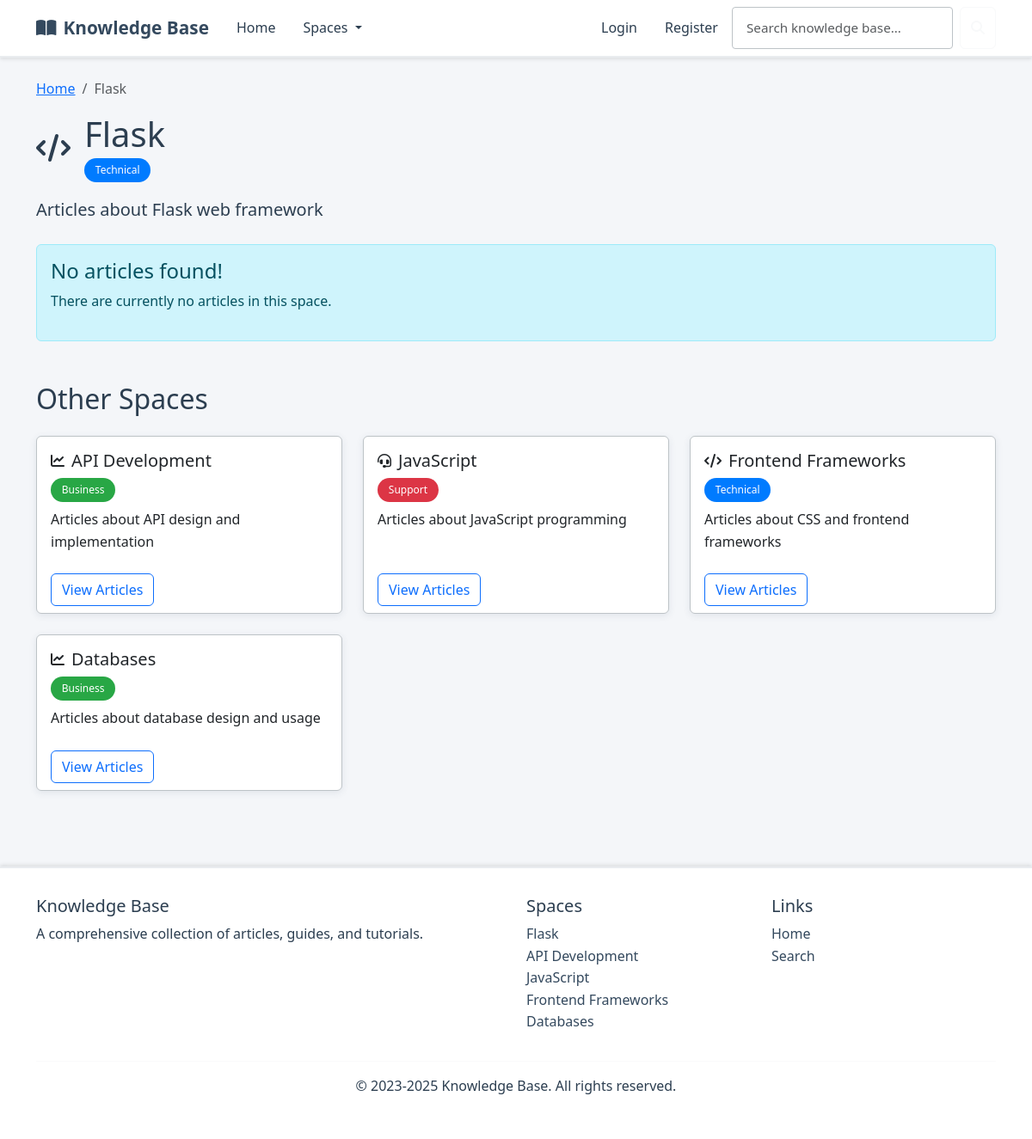
Before: /space/1/ with the older database file.
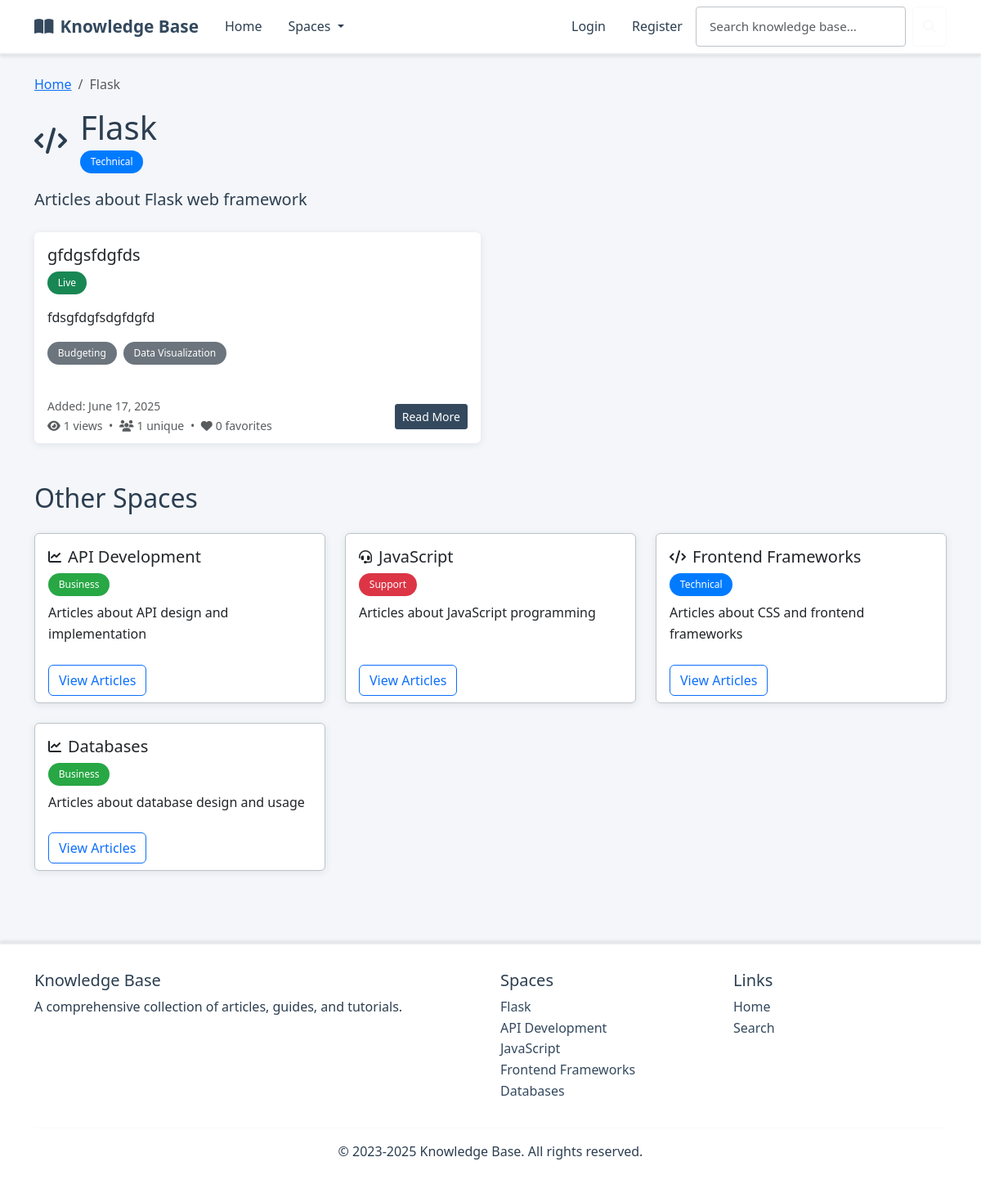
After: the same page with the newer database file.
### kb/models.py (models this page shows, shortened)
class Space(models.Model):
    ICON_CHOICES = [
        ('fas fa-folder', 'Folder'),
        ('fas fa-book', 'Book'),
        ('fas fa-lightbulb', 'Lightbulb'),
        ('fas fa-cog', 'Settings'),
        ('fas fa-rocket', 'Rocket'),
        ('fas fa-star', 'Star'),
        ('fas fa-heart', 'Heart'),
        ('fas fa-trophy', 'Trophy'),
        ('fas fa-graduation-cap', 'Education'),
        ('fas fa-code', 'Code'),
        ('fas fa-database', 'Database'),
        ('fas fa-shield-alt', 'Security'),
        ('fas fa-users', 'Team'),
        ('fas fa-chart-line', 'Analytics'),
        ('fas fa-puzzle-piece', 'Puzzle'),
        ('fas fa-tools', 'Tools'),
        ('fas fa-globe', 'Global'),
        ('fas fa-mobile-alt', 'Mobile'),
        ('fas fa-cloud', 'Cloud'),
        ('fas fa-fire', 'Fire'),
    ]
    name = models.CharField(max_length=100)
    description = models.TextField()
    label = models.ForeignKey(Label, on_delete=models.SET_NULL, null=True, blank=True, related_name='spaces')
    icon = models.CharField(max_length=50, choices=ICON_CHOICES, default='fas fa-folder')
    class Meta:
        verbose_name_plural = "Spaces"

class Label(models.Model):
    COLOR_CHOICES = [
        ('#007bff', 'Blue'),
        ('#28a745', 'Green'),
        ('#dc3545', 'Red'),
        ('#ffc107', 'Yellow'),
        ('#6f42c1', 'Purple'),
        ('#fd7e14', 'Orange'),
        ('#20c997', 'Teal'),
        ('#e83e8c', 'Pink'),
        ('#6c757d', 'Gray'),
        ('#17a2b8', 'Cyan'),
    ]
    name = models.CharField(max_length=50)
    color = models.CharField(max_length=7, choices=COLOR_CHOICES, default='#007bff')
    class Meta:
        verbose_name_plural = "Labels"

class Article(models.Model):
    STATUS_CHOICES = [
        ('draft', 'Draft'),
        ('live', 'Live'),
        ('archive', 'Archive'),
    ]
    title = models.CharField(max_length=200)
    summary = models.TextField()
    space = models.ForeignKey(Space, on_delete=models.CASCADE, related_name='articles')
    author = models.ForeignKey(User, on_delete=models.CASCADE, related_name='articles', null=True, blank=True)
    status = models.CharField(max_length=10, choices=STATUS_CHOICES, default='draft')
    tags = models.ManyToManyField(Tag, blank=True, related_name='articles')
    legacy_tags = models.JSONField(default=list, help_text="Legacy tags for backward compatibility")
    created_at = models.DateField(default=timezone.now)
    updated_at = models.DateField(default=timezone.now)
    def get_favorites_count(self):
        return self.favorites.count()
    def get_view_count(self):
        return self.views.count()
    def get_unique_view_count(self):
        user_views = self.views.filter(user__isnull=False).values('user').distinct().count()
        anonymous_views = self.views.filter(user__isnull=True).values('ip_address').distinct().count()
        return user_views + anonymous_views

class Tag(models.Model):
    name = models.CharField(max_length=50)
    description = models.TextField(blank=True)
    category = models.ForeignKey(TagCategory, on_delete=models.CASCADE, related_name='tags')
    color = models.CharField(max_length=7, choices=Label.COLOR_CHOICES, default='#e9ecef')
    usage_count = models.PositiveIntegerField(default=0, help_text="Number of articles using this tag")
    created_at = models.DateTimeField(auto_now_add=True)
    updated_at = models.DateTimeField(auto_now=True)
    class Meta:
        ordering = ['category__group__name', 'category__name', 'name']
        unique_together = ['name', 'category']
        verbose_name = "Tag"
        verbose_name_plural = "Tags"

### kb/views.py (the view)
# urls.py: path('space/<int:space_id>/', views.space_detail, name='space_detail'),
def space_detail(request, space_id):
    space = get_object_or_404(Space, id=space_id)
    if request.user.is_authenticated:
        articles = Article.objects.filter(
            space=space
        ).filter(
            Q(status='live') |
            Q(status='draft', author=request.user)
        )
    else:
        articles = Article.objects.filter(space=space, status='live')
    for article in articles:
        article.view_count = article.get_view_count()
        article.unique_view_count = article.get_unique_view_count()
        article.favorites_count = article.get_favorites_count()
        if request.user.is_authenticated:
            article.is_read = article.is_read_by_user(request.user)
            article.is_favorited = article.is_favorited_by_user(request.user)
            article.is_read_later = article.is_read_later_by_user(request.user)
    context = {
        'space': space,
        'articles': articles,
        'title': f'Space: {space.name}'
    }
    return render(request, 'space.html', context)

### kb/context_processors.py (called while the page is built)
def categories_processor(request):
    return {
        'spaces': Space.objects.all()
    }

### templates/space.html (shortened to what the changed rows need)
{% extends 'layout.html' %}
{% load static %}
{% block content %}
<nav aria-label="breadcrumb">
    <ol class="breadcrumb">
        <li class="breadcrumb-item"><a href="/">Home</a></li>
        <li class="breadcrumb-item active" aria-current="page">{{ space.name }}</li>
    </ol>
</nav>
<div class="mb-4">
    <div class="d-flex align-items-center mb-3">
        {% if space.icon %}
        <i class="{{ space.icon }} me-3" style="font-size: 2rem;"></i>
        {% endif %}
        <div>
            <h1 class="mb-1">{{ space.name }}</h1>
            {% if space.label %}
            <span class="badge" style="background-color: {{ space.label.color }}; color: white;">{{ space.label.name }}</span>
            {% endif %}
        </div>
    </div>
    <p class="lead">{{ space.description }}</p>
</div>
{% if articles %}
    <div class="row row-cols-1 row-cols-md-2 g-4">
        {% for article in articles %}
        <div class="col">
            <div class="card article-card h-100">
                <div class="card-body">
                    <div class="d-flex justify-content-between align-items-start mb-2">
                        <div>
                            <h5 class="card-title">{{ article.title }}</h5>
                            <div class="mb-2">
                                {% if article.status == 'draft' %}
                                <span class="badge bg-warning text-dark me-1">Draft</span>
                                {% elif article.status == 'live' %}
                                <span class="badge bg-success me-1">Live</span>
                                {% elif article.status == 'archive' %}
                                <span class="badge bg-secondary me-1">Archive</span>
                                {% endif %}
                            </div>
                        </div>
                    </div>
                    <p class="card-text">{{ article.summary }}</p>
                    <div class="mb-3">
                        {% for tag in article.tags.all %}
                        <span class="badge bg-secondary me-1">{{ tag.name }}</span>
                        {% endfor %}
                    </div>
                </div>
                <div class="card-footer bg-transparent border-0">
                    <div class="d-flex justify-content-between align-items-center">
                        <div>
                            <small class="text-muted d-block">Added: {{ article.created_at }}</small>
                            <small class="text-muted">
                                <i class="fas fa-eye me-1"></i>{{ article.view_count }} views
                                <span class="mx-1">•</span>
                                <i class="fas fa-users me-1"></i>{{ article.unique_view_count }} unique
                                <span class="mx-1">•</span>
                                <i class="fas fa-heart me-1"></i>{{ article.favorites_count }} favorites
                            </small>
                        </div>
                        <a href="{% url 'article_detail' article_id=article.id %}" class="btn btn-sm btn-primary">Read More</a>
                    </div>
                </div>
            </div>
        </div>
        {% endfor %}
    </div>
{% else %}
    <div class="alert alert-info" role="alert">
        <h4 class="alert-heading">No articles found!</h4>
        <p>There are currently no articles in this space.</p>
    </div>
{% endif %}
<section class="mt-5">
    <h2 class="mb-4">Other Spaces</h2>
    <div class="row row-cols-1 row-cols-md-3 g-4">
        {% for other_space in spaces %}
            {% if other_space.id != space.id %}
            <div class="col">
                <div class="card space-card h-100">
                    <div class="card-body">
                        <div class="d-flex align-items-center mb-2">
                            {% if other_space.icon %}
                            <i class="{{ other_space.icon }} me-2"></i>
                            {% endif %}
                            <h5 class="card-title mb-0">{{ other_space.name }}</h5>
                        </div>
                        {% if other_space.label %}
                        <span class="badge mb-2" style="background-color: {{ other_space.label.color }}; color: white;">{{ other_space.label.name }}</span>
                        {% endif %}
                        <p class="card-text">{{ other_space.description }}</p>
                    </div>
                    <div class="card-footer bg-transparent border-0">
                        <a href="{% url 'space_detail' space_id=other_space.id %}" class="btn btn-outline-primary">View Articles</a>
                    </div>
                </div>
            </div>
            {% endif %}
        {% endfor %}
    </div>
</section>
{% endblock %}

### templates/layout.html (shortened to what the changed rows need)
{% load static %}
<!DOCTYPE html>
<html lang="en">
<head>
    <link href="https://cdn.jsdelivr.net/npm/bootstrap@5.3.0/dist/css/bootstrap.min.css" rel="stylesheet">
    <link rel="stylesheet" href="https://cdnjs.cloudflare.com/ajax/libs/font-awesome/6.4.0/css/all.min.css">
    <link rel="stylesheet" href="https://cdnjs.cloudflare.com/ajax/libs/highlight.js/11.7.0/styles/github-dark.min.css">
    <link rel="stylesheet" href="{% static 'css/custom.css' %}">
</head>
<body>
    <main class="container py-4">
        {% block content %}{% endblock %}
    </main>
    <footer class="footer">
        <div class="container">
            <div class="row">
                <div class="col-md-3">
                    <ul class="list-unstyled">
                        {% for space in spaces %}
                        <li><a href="{% url 'space_detail' space_id=space.id %}" class="text-decoration-none" style="color: var(--primary-corporate);">{{ space.name }}</a></li>
                        {% endfor %}
                    </ul>
                </div>
            </div>
        </div>
    </footer>
</body>
</html>

Changed rows visible on the page:
added Article: title "gfdgsfdgfds", status "Live", summary "fdsgfdgfsdgfdgfd", created_at "June 17, 2025", view_count "1", unique_view_count "1", favorites_count "0"
now on this page (row unchanged): Tag: name "Budgeting"
now on this page (row unchanged): Tag: name "Data Visualization"
Other visible differences:
text no longer shown: "No articles found! There are currently no articles in this space."
